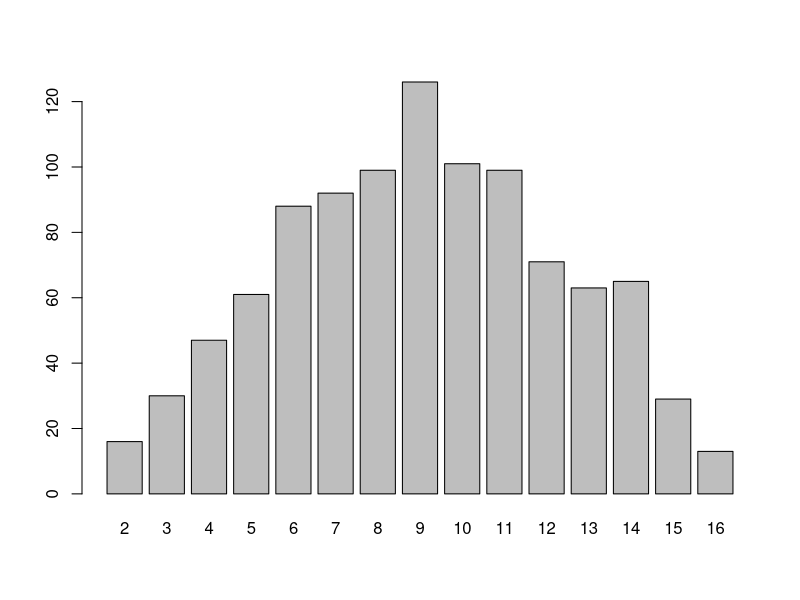
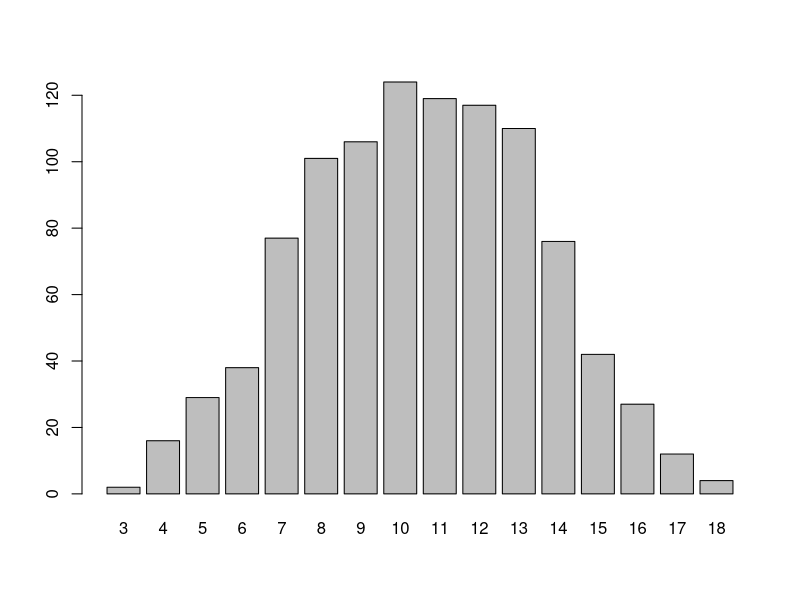

Here is the R script that generated these plots, in order:
# 公開臨海データ解析実習　A日程
# 2022 September 20 AM: 課題
# Greg Nishihara


# （１）サイコロの目の数を８にして、２つのサイコロの和をとる。回数の1000回。
# （２）（１）のヒストグラムを示す。

n = 1:8
sum_value = rep(0, times = 1000)
for(i in 1:1000) {
  value = sample(x = n, size = 2, replace = TRUE)
  sum_value[i] = sum(value)
}
sum_value

dicerolls = table(sum_value)
dicerolls = as.data.frame(dicerolls)

barplot(height = dicerolls$Freq,
        names.arg = dicerolls$sum_value)

# （３）サイコロの目の数を6にして、３つのサイコロの和をとる。回数の1000回。
# （４）（１）のヒストグラムを示す。

n = 1:6
sum_value = rep(0, times = 1000)
for(i in 1:1000) {
  value = sample(x = n, size = 3, replace = TRUE)
  sum_value[i] = sum(value)
}
sum_value

dicerolls = table(sum_value)
dicerolls = as.data.frame(dicerolls)

barplot(height = dicerolls$Freq,
        names.arg = dicerolls$sum_value)